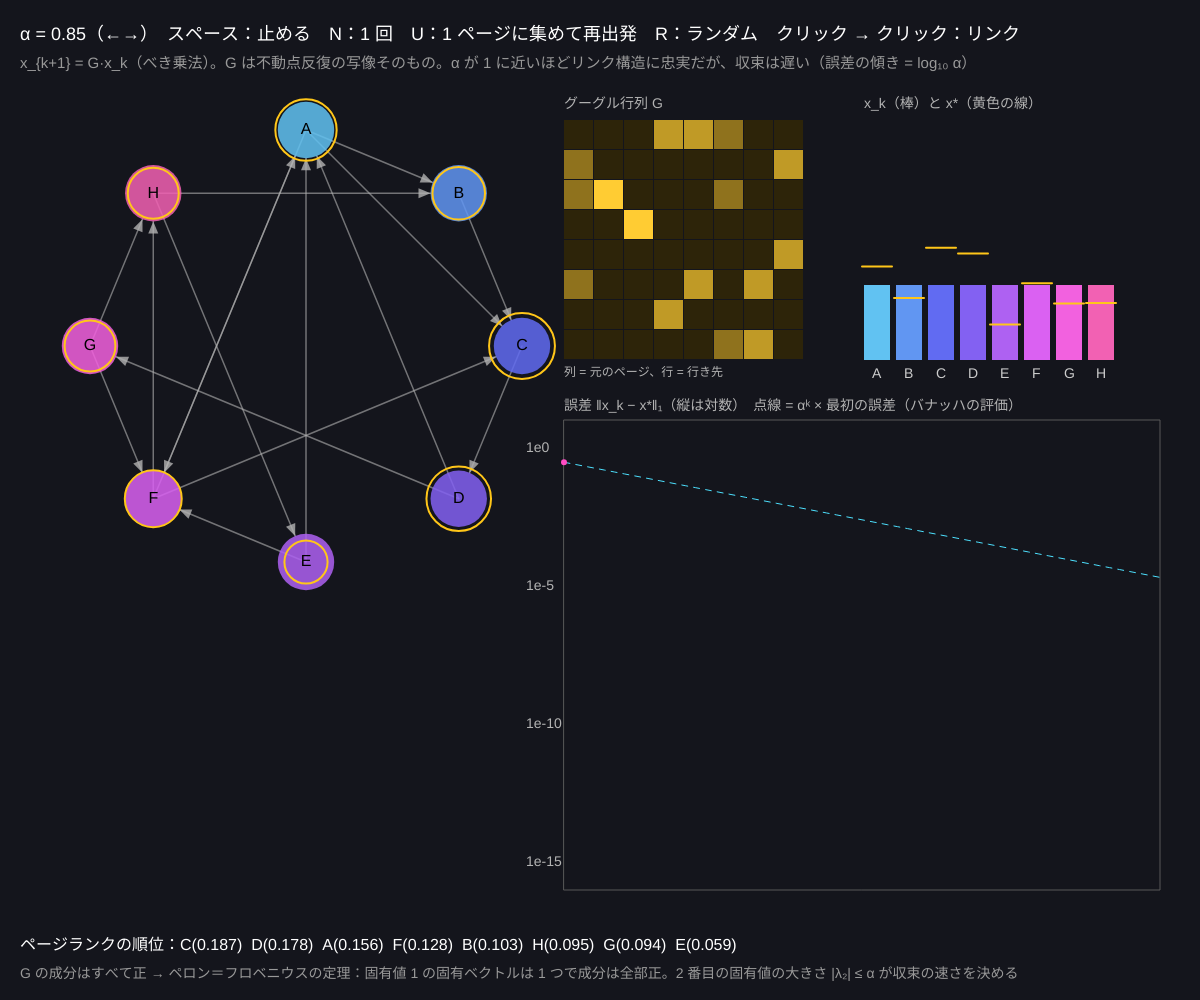
Frame 1 (no input)
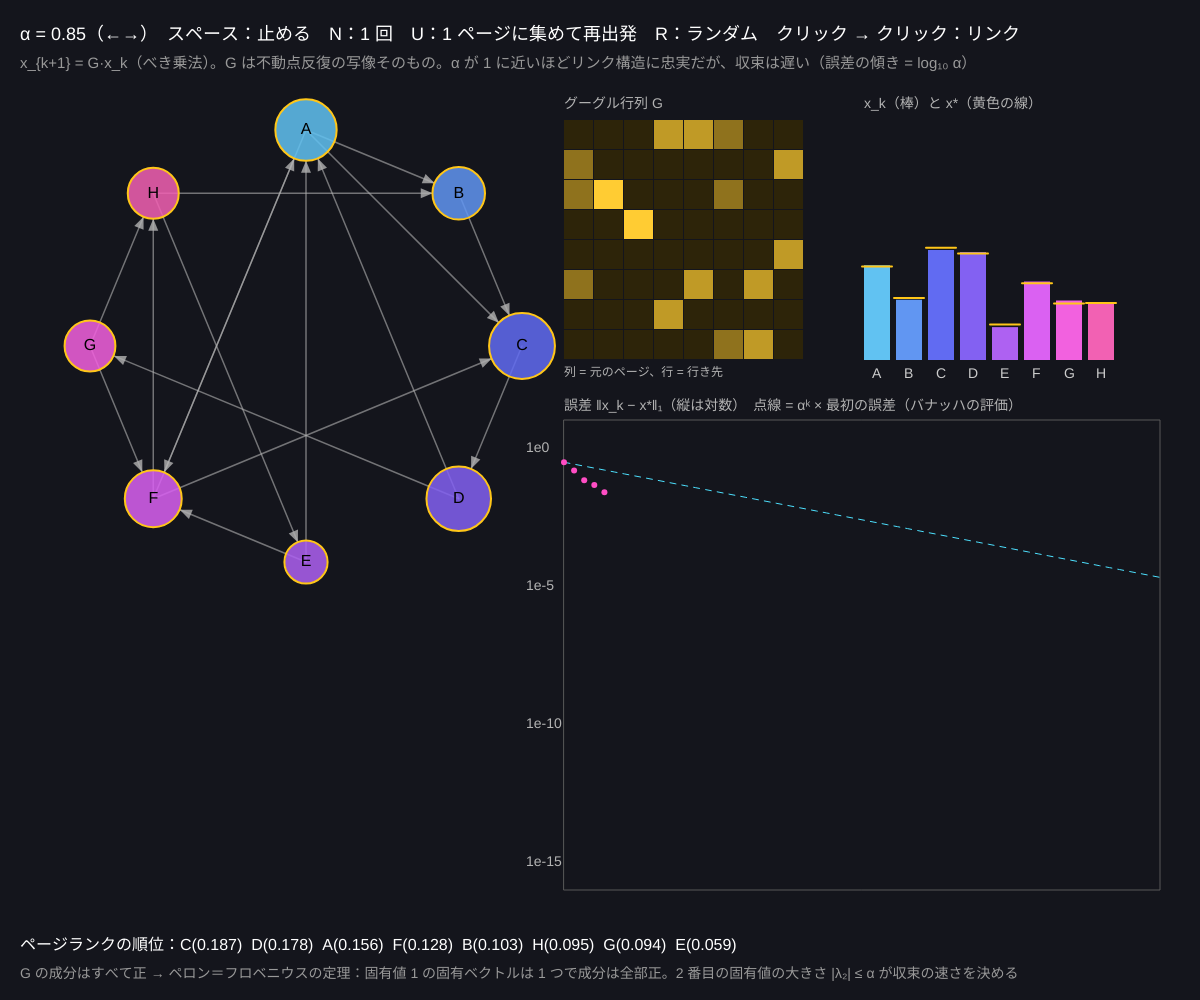
Frame 60 (no input)
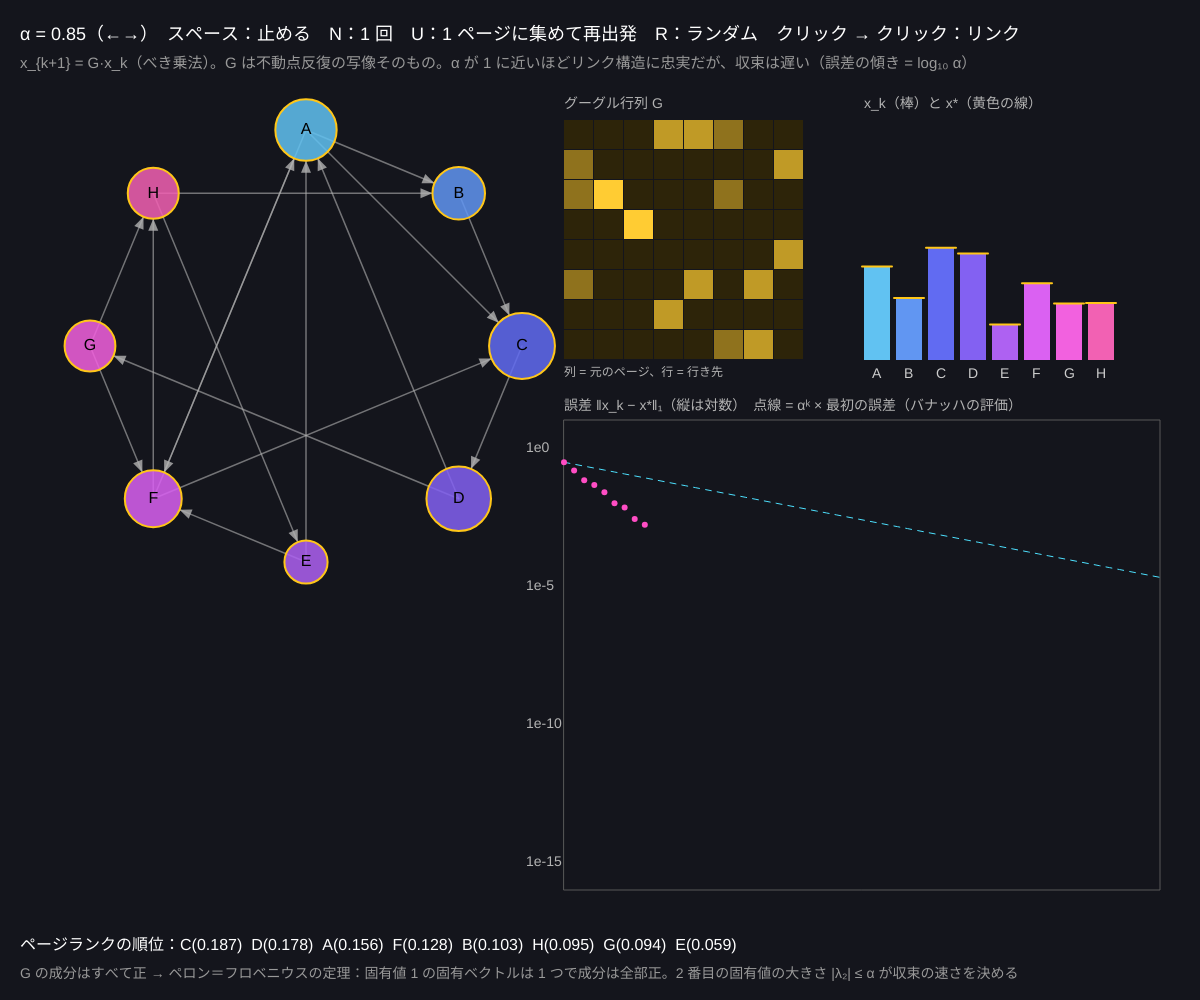
Frame 120 (the mouse pressed at the canvas centre since frame 60)

The p5.js sketch that drew these frames (run headless with seeded random() and noise() and a simulated clock; from frame 60 on, the mouse is pressed at the canvas centre):

// p5.js sketch
// ── sketch.js
// ============================================
// 11 ページランクとペロン＝フロベニウス
// ページランク x* は「グーグル行列 G をかけても変わらないベクトル」= G の不動点（固有値 1 の固有ベクトル）
//   G = α·P + (1 − α)/n（P：リンクをたどる、残り：ランダムにジャンプ）。G は 1-ノルムで α 倍に縮める → 02 のバナッハの定理
//   どんな初期値からでも G をかけ続ける（べき乗法）と x* に着き、誤差は毎回 α 倍以下
// クリック → 別のページをクリック = リンクをつける・外す / ←→ = α（たどる割合）/ スペース = 止める・動かす / N = 1 回 / U = 1 ページに集めて再出発 / R = ランダムなリンク
// ============================================

let n = 8;                // ★ ページの数
let damping = 0.85;         // ★ リンクをたどる確率（グーグルの元の論文は 0.85）
let L = [];               // L[i][j] = 1：i → j のリンク
let Gm = [];              // グーグル行列（列ごとに和 1）
let x = [], xs = [], hist = [];
let running = true;
let sel = -1;
let pos = [];

function setup() {
  createCanvas(windowWidth, windowHeight);
  colorMode(HSB, 360, 100, 100, 100);
  let R = min(width * 0.18, height * 0.3), cx = 60 + R + 30, cy = 130 + R;
  for (let i = 0; i < n; i++) { let a = -HALF_PI + i / n * TWO_PI; pos.push({ x: cx + R * Math.cos(a), y: cy + R * Math.sin(a) }); }
  randomLinks();
}
function randomLinks() {
  L = [];
  for (let i = 0; i < n; i++) { L.push(new Array(n).fill(0)); let k = 1 + floor(random(3)); for (let t = 0; t < k; t++) { let j = floor(random(n)); if (j !== i) L[i][j] = 1; } }
  rebuild(true);
}
// ★ グーグル行列：リンク先へ等分（行き先のないページは全ページへ等分）＋ ランダムジャンプ
function rebuild(uniformStart) {
  Gm = [];
  for (let j = 0; j < n; j++) Gm.push(new Array(n).fill(0));
  for (let i = 0; i < n; i++) {
    let out = L[i].reduce((a, b) => a + b, 0);
    for (let j = 0; j < n; j++) {
      let pji = out === 0 ? 1 / n : L[i][j] / out;
      Gm[j][i] = damping * pji + (1 - damping) / n;
    }
  }
  // 不動点 x*：十分たくさんかけて求めておく
  xs = new Array(n).fill(1 / n);
  for (let k = 0; k < 3000; k++) xs = mul(xs);
  if (uniformStart) x = new Array(n).fill(1 / n);
  hist = [err(x)];
}
function mul(v) { let r = new Array(n).fill(0); for (let j = 0; j < n; j++) for (let i = 0; i < n; i++) r[j] += Gm[j][i] * v[i]; return r; }
function err(v) { let s = 0; for (let i = 0; i < n; i++) s += abs(v[i] - xs[i]); return s; }
function stepOnce() { x = mul(x); hist.push(err(x)); if (hist.length > 60) hist.shift(); }

function draw() {
  background(230, 30, 11);
  if (running && frameCount % 15 === 0) stepOnce();
  // リンク（矢印）
  for (let i = 0; i < n; i++) for (let j = 0; j < n; j++) if (L[i][j]) {
    let a = pos[i], b = pos[j], ang = Math.atan2(b.y - a.y, b.x - a.x);
    let rb = 14 + 120 * Math.sqrt(x[j]);
    let ex = b.x - Math.cos(ang) * rb / 2, ey = b.y - Math.sin(ang) * rb / 2;
    stroke(0, 0, 70, 60); strokeWeight(1.5); line(a.x, a.y, ex, ey);
    noStroke(); fill(0, 0, 70, 80);
    push(); translate(ex, ey); rotate(ang); triangle(0, 0, -12, -5, -12, 5); pop();
  }
  // ページ：大きさ = 今の x、輪 = 不動点 x*
  for (let i = 0; i < n; i++) {
    let d = 14 + 120 * Math.sqrt(x[i]), ds = 14 + 120 * Math.sqrt(xs[i]);
    noStroke(); fill(200 + i * 18, 60, 95, 85); circle(pos[i].x, pos[i].y, d);
    noFill(); stroke(45, 90, 100); strokeWeight(2); circle(pos[i].x, pos[i].y, ds);
    if (i === sel) { stroke(0, 0, 100); strokeWeight(3); circle(pos[i].x, pos[i].y, d + 10); }
    noStroke(); fill(0, 0, 0); textSize(16); textAlign(CENTER, CENTER); text(String.fromCharCode(65 + i), pos[i].x, pos[i].y); textAlign(LEFT, BASELINE);
  }

  // 右上：グーグル行列のヒートマップ
  let hx = width * 0.47, hy = 120, cs = min(30, (width * 0.22) / n);
  noStroke(); fill(0, 0, 70); textSize(14); text('グーグル行列 G', hx, hy - 12); textSize(12); text('列 = 元のページ、行 = 行き先', hx, hy + n * cs + 16); textSize(14);
  for (let j = 0; j < n; j++) for (let i = 0; i < n; i++) {
    fill(45, 80, 15 + 85 * min(1, Gm[j][i] * 1.6)); rect(hx + i * cs, hy + j * cs, cs - 1, cs - 1);
  }
  // 棒グラフ：x_k と x*
  let bx = hx + n * cs + 60, bw = min(26, (width - bx - 30) / n - 6), bh = n * cs;
  fill(0, 0, 70); text('x_k（棒）と x*（黄色の線）', bx, hy - 12);
  for (let i = 0; i < n; i++) {
    let X = bx + i * (bw + 6);
    fill(200 + i * 18, 60, 95); rect(X, hy + bh - x[i] * bh * 2.5, bw, x[i] * bh * 2.5);
    stroke(45, 90, 100); strokeWeight(2); line(X - 2, hy + bh - xs[i] * bh * 2.5, X + bw + 2, hy + bh - xs[i] * bh * 2.5); noStroke();
    fill(0, 0, 80); text(String.fromCharCode(65 + i), X + bw / 2 - 5, hy + bh + 18);
  }
  // 下：誤差の対数グラフ
  let ex0 = hx, ey0 = hy + bh + 60, ew = width - hx - 40, eh = height - ey0 - 110;
  noFill(); stroke(0, 0, 35); strokeWeight(1); rect(ex0, ey0, ew, eh);
  let gy = (e) => map(constrain(Math.log10(max(e, 1e-16)), -16, 1), 1, -16, ey0, ey0 + eh);
  stroke(190, 70, 100); drawingContext.setLineDash([6, 6]); noFill(); beginShape();
  for (let k = 0; k < 60; k++) vertex(ex0 + k / 59 * ew, gy(hist[0] * Math.pow(damping, k)));
  endShape(); drawingContext.setLineDash([]);
  noStroke(); fill(320, 70, 100);
  for (let k = 0; k < hist.length; k++) circle(ex0 + k / 59 * ew, gy(hist[k]), 6);
  fill(0, 0, 70); textSize(14);
  text('誤差 ‖x_k − x*‖₁（縦は対数）　点線 = αᵏ × 最初の誤差（バナッハの評価）', ex0, ey0 - 10);
  for (let e = 0; e >= -15; e -= 5) text('1e' + e, ex0 - 38, gy(Math.pow(10, e)) + 4);

  // 順位
  let order = [...Array(n).keys()].sort((a, b) => xs[b] - xs[a]);
  fill(0, 0, 100); textSize(16);
  text('ページランクの順位：' + order.map((i) => String.fromCharCode(65 + i) + '(' + nf(xs[i], 1, 3) + ')').join('  '), 20, height - 50);
  fill(0, 0, 60); textSize(14);
  text('G の成分はすべて正 → ペロン＝フロベニウスの定理：固有値 1 の固有ベクトルは 1 つで成分は全部正。2 番目の固有値の大きさ |λ₂| ≤ α が収束の速さを決める', 20, height - 22);

  noStroke(); fill(0, 0, 100); textSize(18);
  text('α = ' + nf(damping, 1, 2) + '（←→）　スペース：' + (running ? '止める' : '動かす') + '　N：1 回　U：1 ページに集めて再出発　R：ランダム　クリック → クリック：リンク', 20, 40);
  fill(0, 0, 60); textSize(15);
  text('x_{k+1} = G·x_k（べき乗法）。G は不動点反復の写像そのもの。α が 1 に近いほどリンク構造に忠実だが、収束は遅い（誤差の傾き = log₁₀ α）', 20, 68);
}

function mousePressed() {
  let hit = -1;
  for (let i = 0; i < n; i++) if (dist(mouseX, mouseY, pos[i].x, pos[i].y) < 30) hit = i;
  if (hit < 0) { sel = -1; return; }
  if (sel < 0) sel = hit;
  else { if (hit !== sel) { L[sel][hit] = 1 - L[sel][hit]; rebuild(false); } sel = -1; }
}
function keyPressed() {
  if (key === LEFT_ARROW) { damping = max(0, round((damping - 0.05) * 100) / 100); rebuild(false); }
  if (key === RIGHT_ARROW) { damping = min(0.99, round((damping + 0.05) * 100) / 100); rebuild(false); }
  if (key === ' ') running = !running;
  if (key === 'n' || key === 'N') stepOnce();
  if (key === 'u' || key === 'U') { x = new Array(n).fill(0); x[floor(random(n))] = 1; hist = [err(x)]; }
  if (key === 'r' || key === 'R') randomLinks();
}

// ---------- やってみよう ----------
// 1. α = 0.5 と 0.95 で誤差のグラフの傾きを比べよう。15 桁合わせるのに何回ずつかかる？
// 2. α = 0 にすると x* はどうなる？ α = 0.99 では？（どちらも G の不動点）
// 3. どこからもリンクされないページを作ると、そのページのランクはいくつになる？ 式 (1 − α)/n と比べよう
// 4. U で 1 ページに全部集めてから始めても、同じ x* に着くことを確かめよう（バナッハの定理の「どこからでも」）
